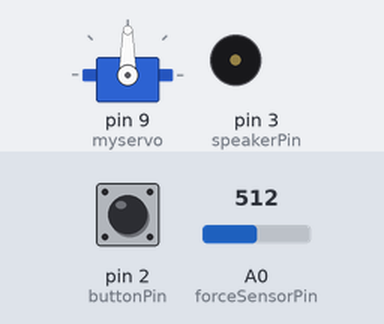
A sketch run on a simulated Arduino Uno, built with avr-gcc and run on an emulated ATmega328P. On the bench: servo, buzzer (waves = sounding). Inputs (shaded band) come from the test bench; at power-on: pin 2 (buttonPin) HIGH, A0 (forceSensorPin) = 512.

Above: at 1.2 s.
1.3 s: pin 2 (buttonPin) pulled LOW for 0.15 s
At 1.6 s:
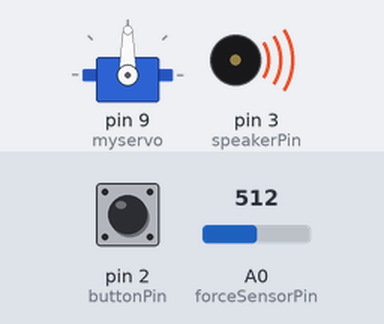
At 2.2 s:
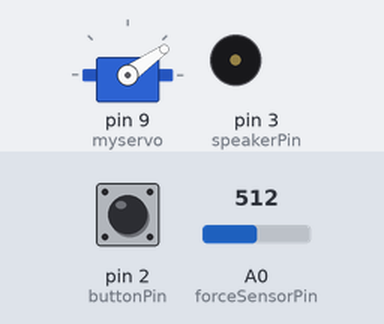
4.3 s: pin 2 (buttonPin) pulled LOW for 3.2 s
At 13.8 s:
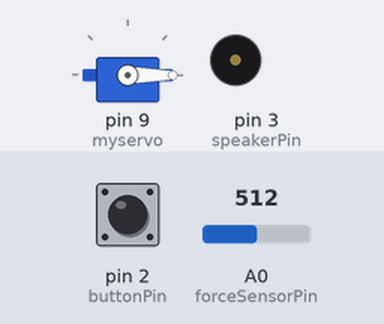
Timing chart, 0 to 15.0 s (numbered marks = the images above; inputs shaded):
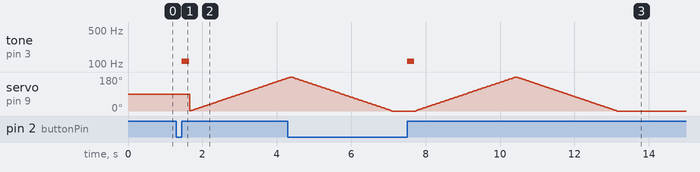

The sketch:

IN1060-Oblig-prosjekt.ino
```cpp
#include <Servo.h>

Servo myservo; // Lager en Servo variabel for å styr Servo motoren

// Her definerer vi pin til Force Sensor, Høytalleren og knappen.
const int forceSensorPin = A0;
const int speakerPin = 3;
const int buttonPin = 2;

// Her setter vi terskelen for å detektere trykket på sensoren
const int pressureThreshold = 5;

int pos = 0; // Denne variabelen blir brukt senere i programmet når vi bruker Servo motoren
bool kjoerProgram = false; // Vi lager en boolean kontroller som har en hovedoppgave om å være en av/på knapp for prototypen

void setup() {
  // Setter pin modes
  pinMode(forceSensorPin, INPUT); // Force Sensor tar inn en verdi
  pinMode(speakerPin, OUTPUT); // Høytalleren gir ut en lyd
  pinMode(buttonPin, INPUT_PULLUP); // Bruker INPUT_PULLUP for å aktivere en intern motstand som hindrer at inngangspinnen flakker mellom høye og lave verdier når knappen ikke er aktivert
  myservo.attach(9); // Setter Servo motoren til pin 9
}

void loop() {
  if (digitalRead(buttonPin) == LOW) { //Når knappen blir trykket ned
    if (!kjoerProgram) {
      kjoerProgram = true; // Starter programmet
    }
    while (digitalRead(buttonPin) == LOW) {} // Denne kode delen sørger for at programmet venter til brukeren har sluppet knappen
  }

  int sensorValue = analogRead(forceSensorPin); //Leser verdien fra sensoren og legger den i variabelen sensorValue

  if (kjoerProgram) { //Når knappen blir trykket ned, starter hovedprogrammet
    while (kjoerProgram) { // while løkke som har en hovedoppgave at høytalleren skal spille lyd i loop helt til sensoren blir trykket ned
      tone(speakerPin, 114, 8000); // Gir lyd til høytalleren
      for (int i = 0; i < 40; i++){ // Dette er en for løkke som kjører 40 ganger med 200 millisekunder pauserom, totalt 8 sekunder
      // Denne loopen sjekker hele tiden om sensoren blir trykket ned
        if (!kjoerProgram) {
          return; // Dersom sensoren blir trykket ned returner programmet her og resetter programmet
        }
      delay(200);

      sensorValue = analogRead(forceSensorPin); // Henter verdien til sensoren
      if (sensorValue > pressureThreshold) { // Hvis verdien er høy, altså sensoren blir trykket ned kjører denne if-statementen
        noTone(speakerPin); // Slår av høytalleren
        for (pos = 0; pos <= 180; pos += 1) { // går fra 0 grader til 180 grader. Altså den forteller Servo at den skal bevege seg 1 grad for hver gang for-løkka kjører
          myservo.write(pos);                      // Sier til Servo at den skal gå til posisjonen i variable 'pos', som da er en grad mer for hver gang for-løkka kjører
          delay(15);                               // venter 15ms mellom hver beveglse slik at motoren får tid til å nå posisjonen sin
        }
        for (pos = 180; pos >= 0; pos -= 1) { // Denne gjør det samme som den over, bare at den går fra 180 grader til 0 grader
          myservo.write(pos);
          delay(15);
        }                                     // Det er altså denne delen som sørger for at prototypen gir ut godteri
        kjoerProgram = false; //Resetter programmet
        }
      }

      for (int i = 0; i < 100; i++){ // Etter at for løkken over kjører i 8 sekunder, vil da denne for løkken kjøre i 20 sekunder
        if (!kjoerProgram){          // Hensikten med denne for løkken er at dyret skal kunne lete i 20 sekunder før prototypen begynner å lage lyd igjen
          return;
        }
        delay(200);

        sensorValue = analogRead(forceSensorPin);
        if (sensorValue > pressureThreshold) {       // Samme som over, sjekker verdien til sensoren hele tiden, slik at hvis sensoren er trykket ned vil godteriet komme ut
          noTone(speakerPin); // Slår av høytalleren9
          for (pos = 0; pos <= 180; pos += 1) { // går fra 0 grader til 180 grader. Altså den forteller Servo at den skal bevege seg 1 grad for hver gang for-løkka kjører
            myservo.write(pos);                      // Sier til Servo at den skal gå til posisjonen i variable 'pos', som da er en grad mer for hver gang for-løkka kjører
            delay(15);                               // venter 15ms mellom hver beveglse slik at motoren får tid til å nå posisjonen sin
          }
          for (pos = 180; pos >= 0; pos -= 1) { // Denne gjør det samme som den over, bare at den går fra 180 grader til 0 grader
            myservo.write(pos);
            delay(15);
          }
          kjoerProgram = false; //Resetter programmet
        }
      }
    }
  }
}
```

Measured:
- after the input at 1.3 s, tone on pin 3 (speakerPin): silent → 114 Hz after 0.15 s, → silent 0.20 s later
- after the input at 4.3 s, tone on pin 3 (speakerPin): silent → 114 Hz after 3.2 s, → silent 0.20 s later
